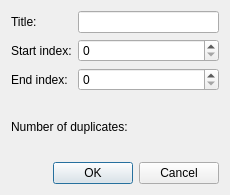
<?xml version="1.0" encoding="UTF-8"?>
<ui version="4.0">
 <class>Dialog</class>
 <widget class="QDialog" name="Dialog">
  <property name="geometry">
   <rect>
    <x>0</x>
    <y>0</y>
    <width>230</width>
    <height>195</height>
   </rect>
  </property>
  <property name="windowTitle">
   <string>Dialog</string>
  </property>
  <layout class="QVBoxLayout" name="verticalLayout">
   <item>
    <layout class="QFormLayout" name="formLayout">
     <item row="0" column="0">
      <widget class="QLabel" name="laTitle">
       <property name="text">
        <string>Title:</string>
       </property>
      </widget>
     </item>
     <item row="0" column="1">
      <widget class="QLineEdit" name="leTitle"/>
     </item>
     <item row="1" column="0">
      <widget class="QLabel" name="laStart">
       <property name="text">
        <string>Start index:</string>
       </property>
      </widget>
     </item>
     <item row="1" column="1">
      <widget class="QSpinBox" name="sbStart">
       <property name="maximum">
        <number>1000</number>
       </property>
      </widget>
     </item>
     <item row="2" column="0">
      <widget class="QLabel" name="laEnd">
       <property name="text">
        <string>End index:</string>
       </property>
      </widget>
     </item>
     <item row="2" column="1">
      <widget class="QSpinBox" name="sbEnd">
       <property name="minimum">
        <number>0</number>
       </property>
       <property name="maximum">
        <number>1000</number>
       </property>
       <property name="value">
        <number>0</number>
       </property>
      </widget>
     </item>
    </layout>
   </item>
   <item>
    <widget class="QLabel" name="laText">
     <property name="text">
      <string>Number of duplicates: </string>
     </property>
    </widget>
   </item>
   <item>
    <widget class="QDialogButtonBox" name="buttonBox">
     <property name="orientation">
      <enum>Qt::Horizontal</enum>
     </property>
     <property name="standardButtons">
      <set>QDialogButtonBox::Cancel|QDialogButtonBox::Ok</set>
     </property>
    </widget>
   </item>
  </layout>
 </widget>
 <resources/>
 <connections>
  <connection>
   <sender>buttonBox</sender>
   <signal>accepted()</signal>
   <receiver>Dialog</receiver>
   <slot>accept()</slot>
   <hints>
    <hint type="sourcelabel">
     <x>248</x>
     <y>254</y>
    </hint>
    <hint type="destinationlabel">
     <x>157</x>
     <y>274</y>
    </hint>
   </hints>
  </connection>
  <connection>
   <sender>buttonBox</sender>
   <signal>rejected()</signal>
   <receiver>Dialog</receiver>
   <slot>reject()</slot>
   <hints>
    <hint type="sourcelabel">
     <x>316</x>
     <y>260</y>
    </hint>
    <hint type="destinationlabel">
     <x>286</x>
     <y>274</y>
    </hint>
   </hints>
  </connection>
 </connections>
</ui>
